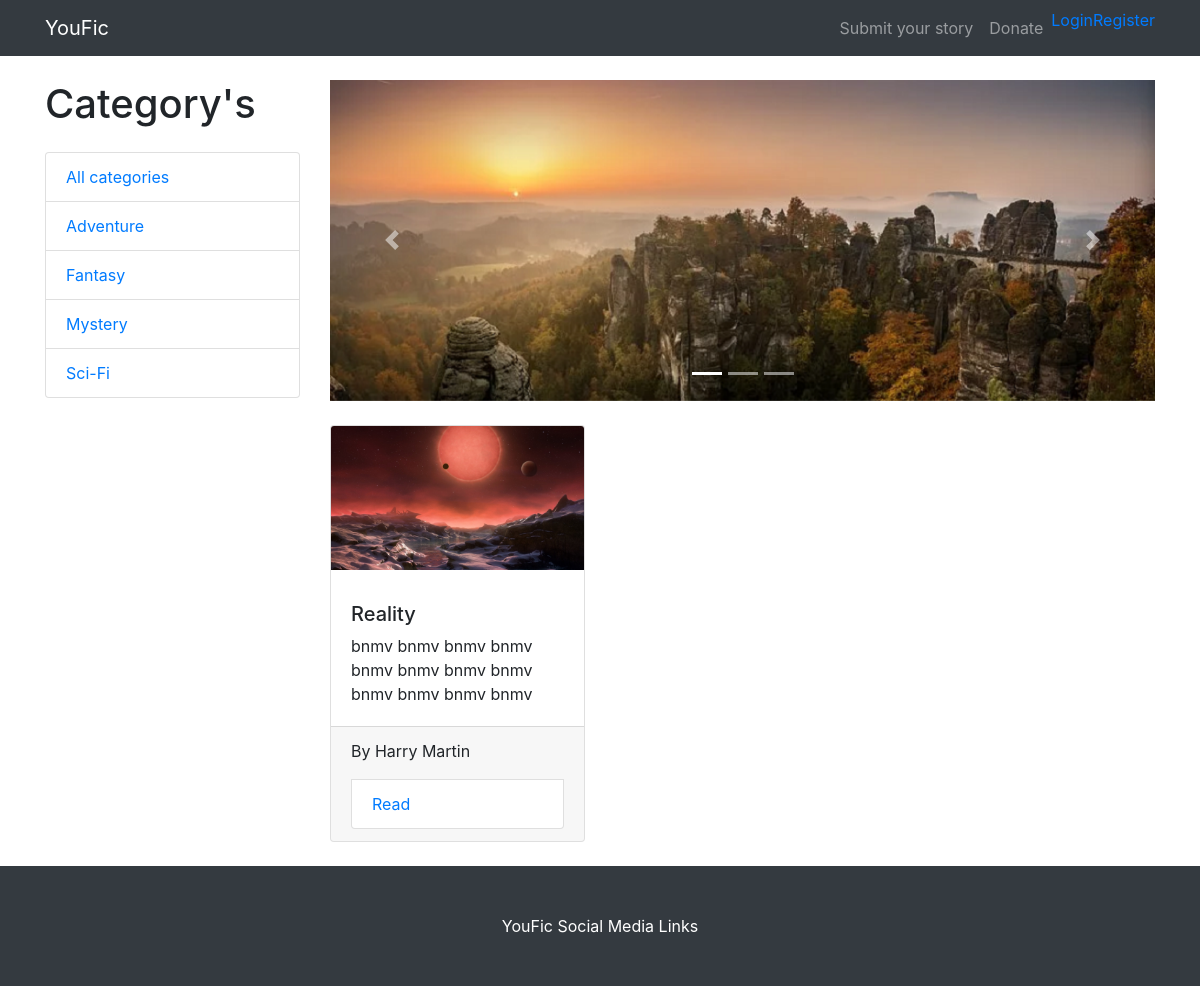
Page /scifi/ on the earlier database version.
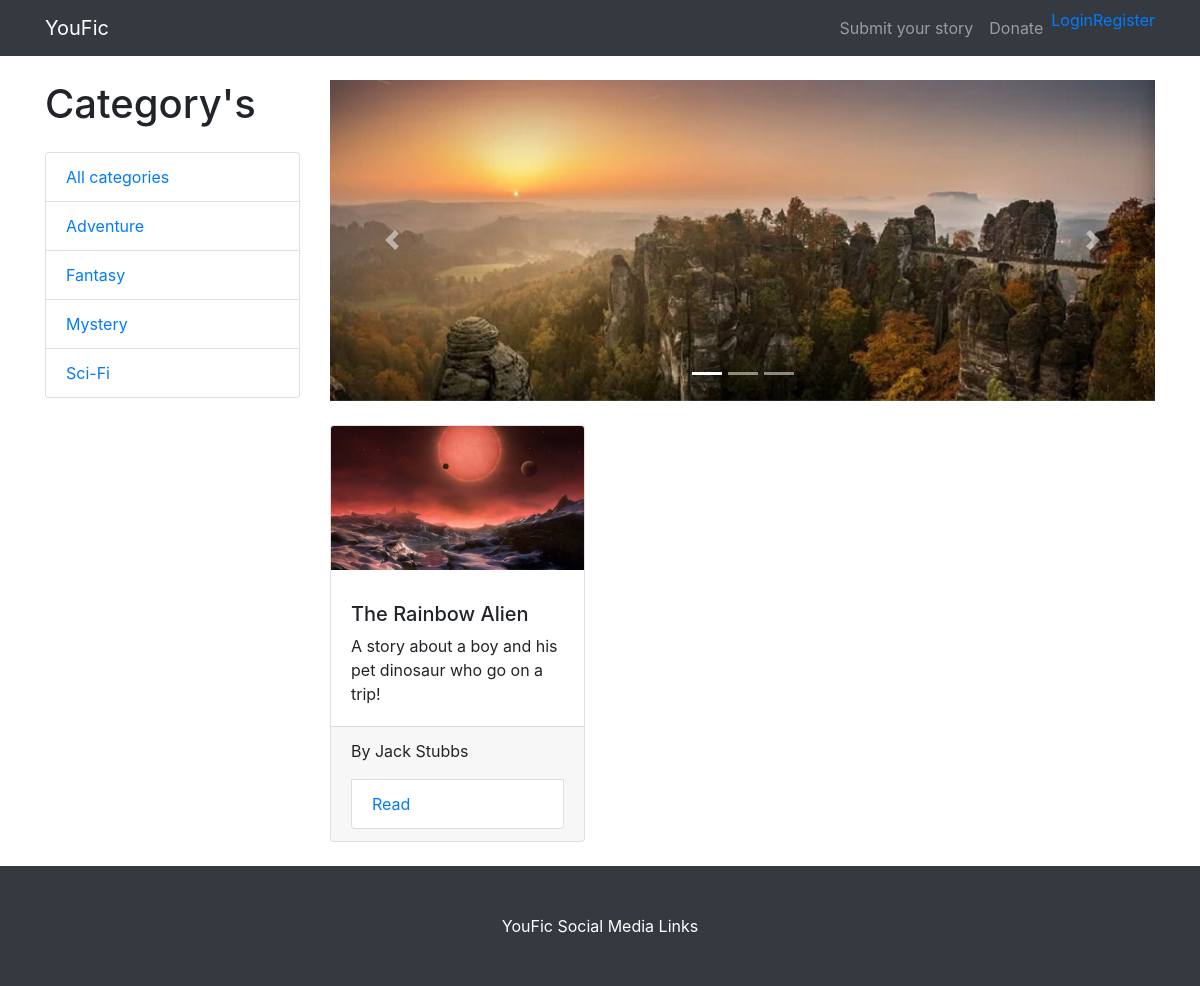
Same page on the later database version.
### story/models.py (models this page shows, shortened)
class Story(models.Model):
    title = models.CharField(max_length=30, default="")
    author = models.CharField(max_length=30, default="")
    description = models.TextField(max_length=60, default="")
    image = models.ImageField(upload_to="images")
    category = models.CharField(max_length=9, choices=CATEGORYS, default=ADVENTURE)
    text = models.TextField(max_length=3000, default="")
    published = models.DateTimeField(auto_now=True)

### story/views.py (the view)
# urls.py: path("scifi/", views.scifi, name="scifi"),
def scifi(request):
    stories = Story.objects.filter(category='SciFi')
    return render(request, 'story/index.html', { 'stories': stories })

### story/templates/story/index.html (shortened to what this page needs)
{% extends 'base.html' %}
{% block cards %}
{% for story in stories %}
<div class="col-lg-4 col-md-6 mb-4">
    <div class="card h-100">
        <a href="#"><img class="card-img-top" src="{{ story.image.url }}" alt="{{ story.tite }} _image"></a>
        <div class="card-body">
            <h5>{{ story.title }}</h5>
            <p class="card-text">{{ story.description }}</p>
        </div>
        <div class="card-footer">
            <p class="card-text">By {{ story.author }}</p>
            <a href="{% url 'read' %}?id={{ story.id }}" class="list-group-item">Read</a>
        </div>
    </div>
</div>
{% endfor %}
{% endblock %}

Differences in the rows shown:
no longer on this page (row edited): Story: image (picture), title "Reality", description "bnmv bnmv bnmv bnmv bnmv bnmv bnmv bnmv bnmv bnmv bnmv bnmv", author "Harry Martin"
added Story: image (picture), title "The Rainbow Alien", description "A story about a boy and his pet dinosaur who go on a trip!", author "Jack Stubbs"
